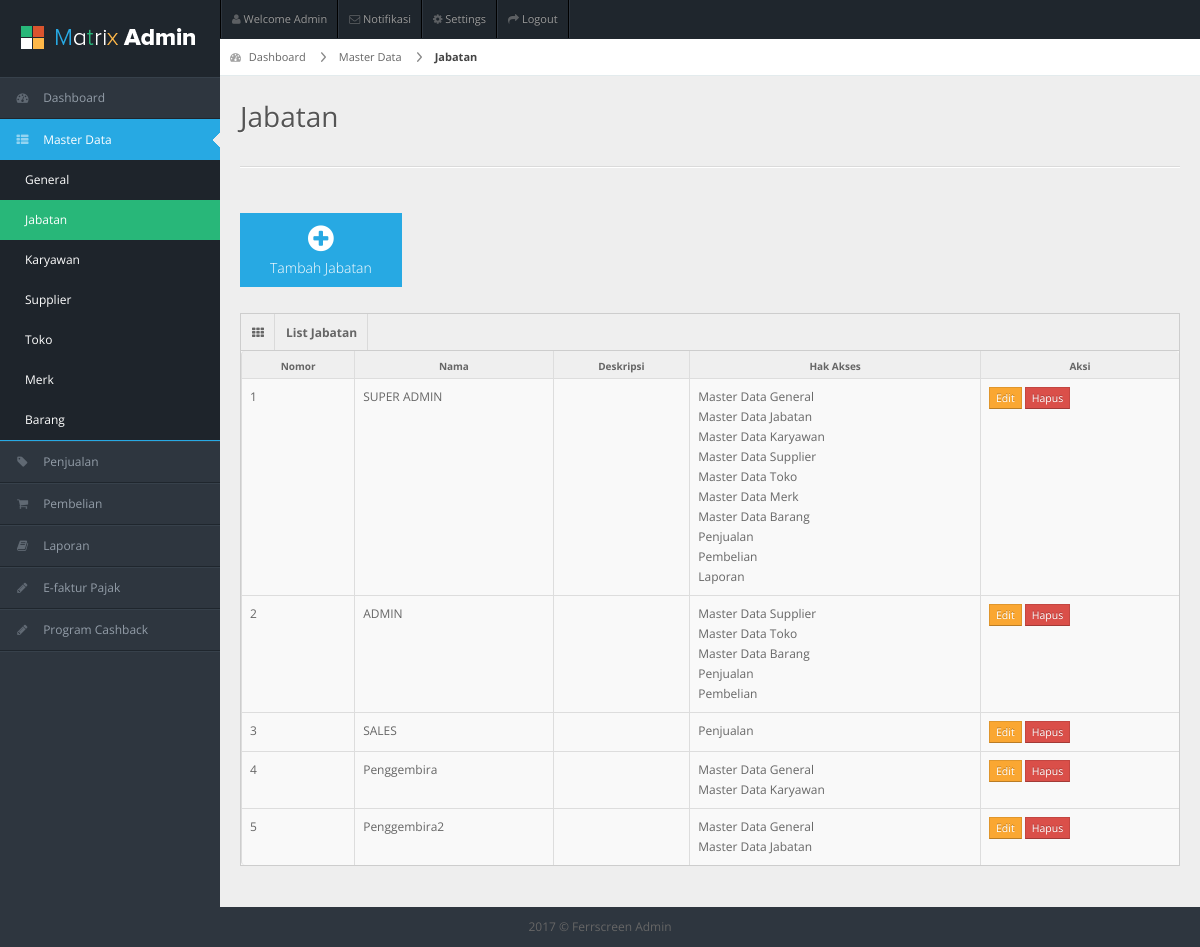
The app's page /index.php/jabatan, older data.
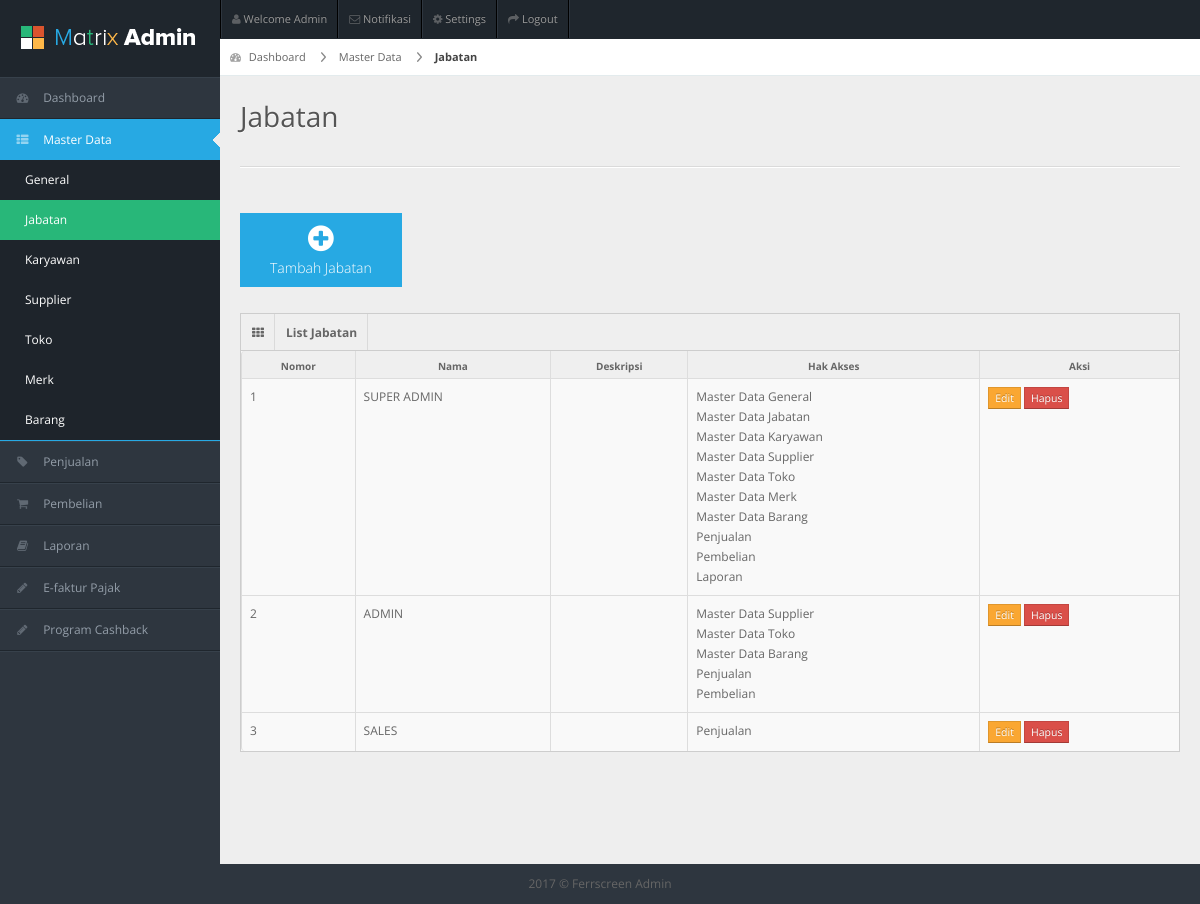
The same page, newer data.
### tables this page shows
CREATE TABLE `jabatan` (
  `id` int(11) NOT NULL,
  `nama` varchar(255) NOT NULL,
  `deskripsi` text,
  `created_at` datetime NOT NULL
);

CREATE TABLE `hak_akses` (
  `id` int(11) NOT NULL,
  `nama` varchar(255) NOT NULL,
  `deskripsi` text NOT NULL,
  `created_at` datetime NOT NULL
);

### application/controllers/Jabatan.php (called while the page is built, shortened)
<?php
class Jabatan extends CI_Controller {
	public function __construct(){
	 	$this->load->model('Jabatan_Model');
	 	$this->load->model('HakAkses_Model');
    }
	public function index()
	{
		$dataMenu = array(
	        'menuAktif' => "masterdata",
	        'subMenu' => "jabatan"
		);
		$dataJabatan = $this->Jabatan_Model->get_allJabatan();
		$data = array(
			"dataJabatan" => $dataJabatan
		);
		$this->load->view('header');
		$this->load->view('sidebar',$dataMenu);
		$this->load->view('MasterData/Jabatan/v_jabatan', $data);
		$this->load->view('footer');
	}
}

### index.php (called while the page is built, shortened)
<?php
require_once BASEPATH.'core/CodeIgniter.php';

### application/models/Jabatan_Model.php (called while the page is built, shortened)
<?php
class Jabatan_Model extends CI_Model {
    public function get_allJabatan(){
        $sql = "SELECT j.*
                FROM jabatan j
                ORDER BY j.id ASC";
        $result = $this->db->query($sql);
        $jabatans = $result->result_array();
        $jabatans2 = [];
        foreach($jabatans as $jabatan){
            $hak_akses = $this->HakAkses_Model->get_hakAksesByIdJabatan($jabatan['id']);
            if(count($hak_akses) > 0){
                $jabatan["hak_akses"] = $hak_akses;
            }else{
                $jabatan["hak_akses"] = [];
            }
            array_push($jabatans2, $jabatan);
        }
        return $jabatans2;
    }
}

### application/models/HakAkses_Model.php (called while the page is built, shortened)
<?php
class HakAkses_Model extends CI_Model {
    public function get_hakAksesByIdJabatan($id_jabatan){
         $sql = "SELECT h.*
                FROM hak_akses h, jabatan_hak_akses jh
                WHERE jh.id_jabatan = ? AND jh.id_hak_akses = h.id
                ORDER BY h.id ASC";
        $result = $this->db->query($sql, array($id_jabatan));
        return $result->result_array();
    }
}

### application/views/MasterData/Jabatan/v_jabatan.php (the view, shortened to what this page needs)
<div id="content">
  <div id="content-header">
    <div id="breadcrumb">
      <a href="<?php echo base_url();?>dashboard" title="Go to Home" class="tip-bottom">
        <i class="icon-dashboard"></i>
        Dashboard
      </a>
      <a href="#" class="">
        Master Data
      </a>
      <a href="#" class="current">
        Jabatan
      </a>
    </div>
    <h1>Jabatan</h1>
  </div>
  <div class="container-fluid">
    <hr>
    <div class="quick-actions_homepage">
      <ul class="quick-actions">
        <li class="bg_lb">
          <a href="<?php echo base_url();?>jabatan/tambahJabatan">
            <i class="icon-plus-sign"></i>
            Tambah Jabatan
          </a>
        </li>
      </ul>
    </div>
    <div class="row-fluid">
      <div class="span12">
      <div class="widget-box">
          <div class="widget-title">
            <span class="icon"><i class="icon-th"></i></span>
            <span class="icon"><b>List Jabatan</b></span>
          </div>
          <div class="widget-content nopadding">
            <table class="table table-bordered data-table">
              <thead>
                <tr>
                  <th>Nomor</th>
                  <th>Nama</th>
                  <th>Deskripsi</th>
                  <th>Hak Akses</th>
                  <th>Aksi</th>
                </tr>
              </thead>
              <tbody>
              <?php
                if(isset($dataJabatan))
                {
                    $number=1;
                    foreach ($dataJabatan as $jabatan)
                    {
                      ?>
                      <tr class="gradeX">
                                <td><?php echo $number; ?></td>
                                <td><?php echo $jabatan["nama"]; ?></td>
                                <td><?php echo $jabatan["deskripsi"]; ?></td>
                                <td>
                                <?php foreach($jabatan['hak_akses'] as $hak_akses){
                                  echo $hak_akses['nama']."<br>";
                                }
                                ?>
                               </td>
                                <td class="center">
                                    <a href="<?php echo base_url();?>jabatan/editJabatan/<?php echo $jabatan["id"] ?>" class="btn btn-warning btn-mini" role="button">Edit</a>
                                    <a href="#deleteData<?php echo $jabatan["id"] ?>" data-toggle="modal" class="btn btn-danger btn-mini" role="button">Hapus</a>
                                </td>
                              </tr>
                              <?php
                      $number++;
                    }
                  }
              ?>
              </tbody>
            </table>
          </div>
        </div>
      </div>
    </div>
  </div>
</div>

Row changes from the older to the newer data that the page shows:
removed jabatan: nama "Penggembira", hak_akses (nama "Master Data General"), hak_akses (nama "Master Data Karyawan")
removed jabatan: nama "Penggembira2", hak_akses (nama "Master Data General"), hak_akses (nama "Master Data Jabatan")
